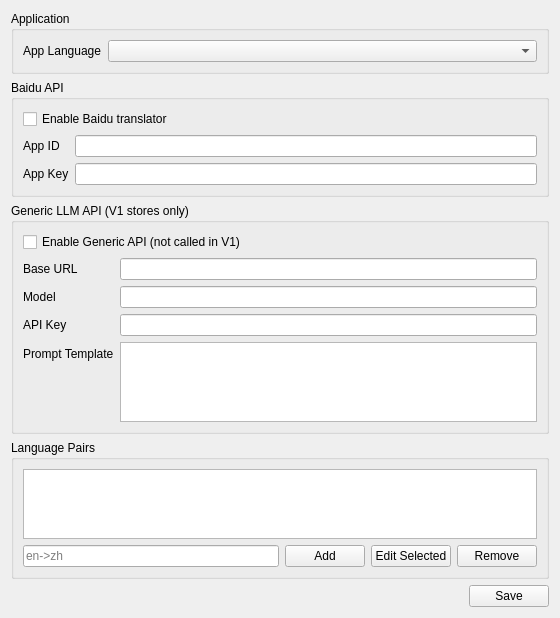
<?xml version="1.0" encoding="UTF-8"?>
<ui version="4.0">
 <class>SettingsWidget</class>
 <widget class="QWidget" name="SettingsWidget">
  <property name="geometry">
   <rect>
    <x>0</x>
    <y>0</y>
    <width>560</width>
    <height>520</height>
   </rect>
  </property>
  <property name="windowTitle">
   <string>Settings</string>
  </property>
  <layout class="QVBoxLayout" name="verticalLayout">
   <item>
    <widget class="QGroupBox" name="appGroup">
     <property name="title">
      <string>Application</string>
     </property>
     <layout class="QFormLayout" name="formLayoutApp">
      <item row="0" column="0">
       <widget class="QLabel" name="labelAppLanguage">
        <property name="text">
         <string>App Language</string>
        </property>
       </widget>
      </item>
      <item row="0" column="1">
       <widget class="QComboBox" name="appLanguageCombo"/>
      </item>
     </layout>
    </widget>
   </item>
   <item>
    <widget class="QGroupBox" name="baiduGroup">
     <property name="title">
      <string>Baidu API</string>
     </property>
     <layout class="QFormLayout" name="formLayoutBaidu">
      <item row="0" column="0" colspan="2">
       <widget class="QCheckBox" name="baiduEnabled">
        <property name="text">
         <string>Enable Baidu translator</string>
        </property>
       </widget>
      </item>
      <item row="1" column="0">
       <widget class="QLabel" name="labelBaiduAppId">
        <property name="text">
         <string>App ID</string>
        </property>
       </widget>
      </item>
      <item row="1" column="1">
       <widget class="QLineEdit" name="baiduAppId"/>
      </item>
      <item row="2" column="0">
       <widget class="QLabel" name="labelBaiduAppKey">
        <property name="text">
         <string>App Key</string>
        </property>
       </widget>
      </item>
      <item row="2" column="1">
       <widget class="QLineEdit" name="baiduAppKey">
        <property name="echoMode">
         <enum>QLineEdit::Password</enum>
        </property>
       </widget>
      </item>
     </layout>
    </widget>
   </item>
   <item>
    <widget class="QGroupBox" name="genericGroup">
     <property name="title">
      <string>Generic LLM API (V1 stores only)</string>
     </property>
     <layout class="QFormLayout" name="formLayoutGeneric">
      <item row="0" column="0" colspan="2">
       <widget class="QCheckBox" name="genericEnabled">
        <property name="text">
         <string>Enable Generic API (not called in V1)</string>
        </property>
       </widget>
      </item>
      <item row="1" column="0">
       <widget class="QLabel" name="labelGenericBaseUrl">
        <property name="text">
         <string>Base URL</string>
        </property>
       </widget>
      </item>
      <item row="1" column="1">
       <widget class="QLineEdit" name="genericBaseUrl"/>
      </item>
      <item row="2" column="0">
       <widget class="QLabel" name="labelGenericModel">
        <property name="text">
         <string>Model</string>
        </property>
       </widget>
      </item>
      <item row="2" column="1">
       <widget class="QLineEdit" name="genericModel"/>
      </item>
      <item row="3" column="0">
       <widget class="QLabel" name="labelGenericApiKey">
        <property name="text">
         <string>API Key</string>
        </property>
       </widget>
      </item>
      <item row="3" column="1">
       <widget class="QLineEdit" name="genericApiKey">
        <property name="echoMode">
         <enum>QLineEdit::Password</enum>
        </property>
       </widget>
      </item>
      <item row="4" column="0">
       <widget class="QLabel" name="labelGenericPrompt">
        <property name="text">
         <string>Prompt Template</string>
        </property>
       </widget>
      </item>
      <item row="4" column="1">
       <widget class="QPlainTextEdit" name="genericPrompt">
        <property name="minimumSize">
         <size>
          <width>0</width>
          <height>80</height>
         </size>
        </property>
       </widget>
      </item>
     </layout>
    </widget>
   </item>
   <item>
    <widget class="QGroupBox" name="pairGroup">
     <property name="title">
      <string>Language Pairs</string>
     </property>
     <layout class="QVBoxLayout" name="pairLayout">
      <item>
       <widget class="QListWidget" name="pairList"/>
      </item>
      <item>
       <layout class="QHBoxLayout" name="pairEditorLayout">
        <item>
         <widget class="QLineEdit" name="pairEdit">
          <property name="placeholderText">
           <string>en->zh</string>
          </property>
         </widget>
        </item>
        <item>
         <widget class="QPushButton" name="addPairButton">
          <property name="text">
           <string>Add</string>
          </property>
         </widget>
        </item>
        <item>
         <widget class="QPushButton" name="editPairButton">
          <property name="text">
           <string>Edit Selected</string>
          </property>
         </widget>
        </item>
        <item>
         <widget class="QPushButton" name="removePairButton">
          <property name="text">
           <string>Remove</string>
          </property>
         </widget>
        </item>
       </layout>
      </item>
     </layout>
    </widget>
   </item>
   <item>
    <layout class="QHBoxLayout" name="bottomLayout">
     <item>
      <spacer name="horizontalSpacer">
       <property name="orientation">
        <enum>Qt::Horizontal</enum>
       </property>
       <property name="sizeHint" stdset="0">
        <size>
         <width>40</width>
         <height>20</height>
        </size>
       </property>
      </spacer>
     </item>
     <item>
      <widget class="QPushButton" name="saveButton">
       <property name="text">
        <string>Save</string>
       </property>
      </widget>
     </item>
    </layout>
   </item>
  </layout>
 </widget>
 <resources/>
 <connections/>
</ui>
